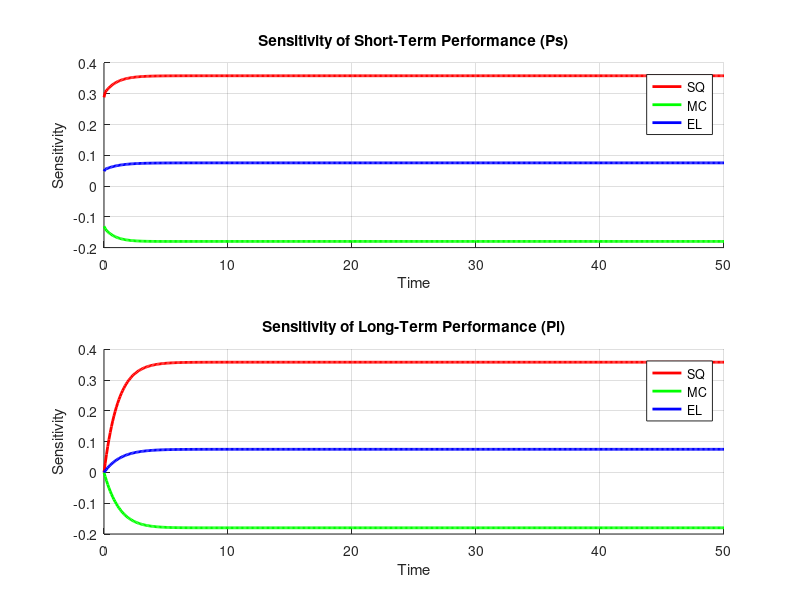

MATLAB code to generate this figure:
function SensitivityTesting
    % Time vector
    T = 50;       % duration
    dt = 0.1;     % change rate
    numSteps = T / dt; % time steps
    time = linspace(0, T, numSteps); % vectorization of time space

    % Initialize arrays to store the variables over time
    HR = 0.5 * ones(1, numSteps); % Heart Rate
    SQ = 0.9 * ones(1, numSteps); % Sleep Quality
    MC = 0.5 * ones(1, numSteps); % Mission Complexity
    ES = 1 * ones(1, numSteps); % Environmental Stressor
    EL_base = 0.9 * ones(1, numSteps); % Experienced Level

    % Initialize arrays for the other variables
    CL = zeros(1, numSteps);
    SLs = zeros(1, numSteps);
    PF = zeros(1, numSteps);
    RT = zeros(1, numSteps);
    SA = zeros(1, numSteps);
    Ps = zeros(1, numSteps);
    SLl = zeros(1, numSteps);
    Pl = zeros(1, numSteps);
    EL = zeros(1, numSteps);

    % Initial values for long-term variables
    SLl(1) = 0.0;
    Pl(1) = 0.0;

    % Define parameters
    alpha_CL = 0.3;
    w_CL1 = 0.3;
    w_CL2 = 0.3;
    w_CL3 = 0.4;
    beta_CL = 0.3;

    w_SLs1 = 0.3;
    w_SLs2 = 0.3;
    w_SLs3 = 0.4;
    lamda_SLs = 0.3;
    alpha_SLs = 0.4;

    alpha_PF = 0.5;
    w_PF1 = 0.5;
    w_PF2 = 0.5;

    gamma_RT = 0.5;
    w_RT1 = 0.5;
    w_RT2 = 0.5;
    w_RT3 = 0.5;
    w_RT4 = 0.5;

    beta_SA = 0.5;
    w_SA1 = 0.3;
    w_SA2 = 0.3;
    w_SA3 = 0.3;

    delta_EL = 0.5;

    eta_Ps = 0.5;
    w_Ps1 = 0.5;
    w_Ps2 = 0.5;
    w_Ps3 = 0.5;
    w_Ps4 = 0.5;

    % Run the original simulation
    [CL, SLs, PF, RT, SA, Ps, SLl, Pl, EL] = simulate_model(SQ, MC, EL_base, numSteps, dt, HR, ES, ...
        alpha_CL, w_CL1, w_CL2, w_CL3, beta_CL, ...
        w_SLs1, w_SLs2, w_SLs3, lamda_SLs, alpha_SLs, ...
        alpha_PF, w_PF1, w_PF2, ...
        gamma_RT, w_RT1, w_RT2, w_RT3, w_RT4, ...
        beta_SA, w_SA1, w_SA2, w_SA3, ...
        delta_EL, eta_Ps, w_Ps1, w_Ps2, w_Ps3, w_Ps4);

    % Store the original performance values
    Ps_orig = Ps;
    Pl_orig = Pl;

    % Perturb the parameters and observe the changes
    perturbation = 0.1;

    % Perturb Sleep Quality
    [~, ~, ~, ~, ~, Ps_perturbed_SQ, ~, Pl_perturbed_SQ, ~] = simulate_model(SQ + perturbation, MC, EL_base, numSteps, dt, HR, ES, ...
        alpha_CL, w_CL1, w_CL2, w_CL3, beta_CL, ...
        w_SLs1, w_SLs2, w_SLs3, lamda_SLs, alpha_SLs, ...
        alpha_PF, w_PF1, w_PF2, ...
        gamma_RT, w_RT1, w_RT2, w_RT3, w_RT4, ...
        beta_SA, w_SA1, w_SA2, w_SA3, ...
        delta_EL, eta_Ps, w_Ps1, w_Ps2, w_Ps3, w_Ps4);

    % Perturb Mission Complexity
    [~, ~, ~, ~, ~, Ps_perturbed_MC, ~, Pl_perturbed_MC, ~] = simulate_model(SQ, MC + perturbation, EL_base, numSteps, dt, HR, ES, ...
        alpha_CL, w_CL1, w_CL2, w_CL3, beta_CL, ...
        w_SLs1, w_SLs2, w_SLs3, lamda_SLs, alpha_SLs, ...
        alpha_PF, w_PF1, w_PF2, ...
        gamma_RT, w_RT1, w_RT2, w_RT3, w_RT4, ...
        beta_SA, w_SA1, w_SA2, w_SA3, ...
        delta_EL, eta_Ps, w_Ps1, w_Ps2, w_Ps3, w_Ps4);

    % Perturb Experienced Level
    [~, ~, ~, ~, ~, Ps_perturbed_EL, ~, Pl_perturbed_EL, ~] = simulate_model(SQ, MC, EL_base + perturbation, numSteps, dt, HR, ES, ...
        alpha_CL, w_CL1, w_CL2, w_CL3, beta_CL, ...
        w_SLs1, w_SLs2, w_SLs3, lamda_SLs, alpha_SLs, ...
        alpha_PF, w_PF1, w_PF2, ...
        gamma_RT, w_RT1, w_RT2, w_RT3, w_RT4, ...
        beta_SA, w_SA1, w_SA2, w_SA3, ...
        delta_EL, eta_Ps, w_Ps1, w_Ps2, w_Ps3, w_Ps4);

    % Compute sensitivities
    sensitivity_Ps_SQ = (Ps_perturbed_SQ - Ps_orig) / perturbation;
    sensitivity_Ps_MC = (Ps_perturbed_MC - Ps_orig) / perturbation;
    sensitivity_Ps_EL = (Ps_perturbed_EL - Ps_orig) / perturbation;

    sensitivity_Pl_SQ = (Pl_perturbed_SQ - Pl_orig) / perturbation;
    sensitivity_Pl_MC = (Pl_perturbed_MC - Pl_orig) / perturbation;
    sensitivity_Pl_EL = (Pl_perturbed_EL - Pl_orig) / perturbation;

    % Plotting
    figure;
    subplot(2, 1, 1);
    hold on;
    plot(time, sensitivity_Ps_SQ, 'r', 'LineWidth', 2);
    plot(time, sensitivity_Ps_MC, 'g', 'LineWidth', 2);
    plot(time, sensitivity_Ps_EL, 'b', 'LineWidth', 2);
    title('Sensitivity of Short-Term Performance (Ps)');
    xlabel('Time');
    ylabel('Sensitivity');
    legend('SQ', 'MC', 'EL');
    grid on;

    subplot(2, 1, 2);
    hold on;
    plot(time, sensitivity_Pl_SQ, 'r', 'LineWidth', 2);
    plot(time, sensitivity_Pl_MC, 'g', 'LineWidth', 2);
    plot(time, sensitivity_Pl_EL, 'b', 'LineWidth', 2);
    title('Sensitivity of Long-Term Performance (Pl)');
    xlabel('Time');
    ylabel('Sensitivity');
    legend('SQ', 'MC', 'EL');
    grid on;
end

function [CL, SLs, PF, RT, SA, Ps, SLl, Pl, EL] = simulate_model(SQ, MC, EL_base, numSteps, dt, HR, ES, ...
    alpha_CL, w_CL1, w_CL2, w_CL3, beta_CL, ...
    w_SLs1, w_SLs2, w_SLs3, lamda_SLs, alpha_SLs, ...
    alpha_PF, w_PF1, w_PF2, ...
    gamma_RT, w_RT1, w_RT2, w_RT3, w_RT4, ...
    beta_SA, w_SA1, w_SA2, w_SA3, ...
    delta_EL, eta_Ps, w_Ps1, w_Ps2, w_Ps3, w_Ps4)
    % Initialize arrays for the variables
    CL = zeros(1, numSteps);
    SLs = zeros(1, numSteps);
    PF = zeros(1, numSteps);
    RT = zeros(1, numSteps);
    SA = zeros(1, numSteps);
    Ps = zeros(1, numSteps);
    SLl = zeros(1, numSteps);
    Pl = zeros(1, numSteps);
    EL = zeros(1, numSteps);

    % Initial values
    SLl(1) = 0.0;
    Pl(1) = 0.0;
    EL(1) = delta_EL * EL_base(1) + (1 - delta_EL) * Pl(1);

    % Compute initial values
    CL(1) = (1 - alpha_CL * EL(1)) * ((w_CL1 * MC(1) + w_CL2 * ES(1) + w_CL3 * HR(1)) - beta_CL * SQ(1));
    SLs(1) = ((w_SLs1 * HR(1) + w_SLs2 * ES(1) + w_SLs3 * MC(1)) - lamda_SLs * SQ(1)) * (1 - alpha_SLs * EL(1));
    PF(1) = alpha_PF * (w_PF1 * HR(1) + w_PF2 * (1 - SQ(1))) + (1 - alpha_PF) * SLl(1);
    RT(1) = gamma_RT * (w_RT1 * SQ(1) + w_RT2 * SA(1)) + (1 - gamma_RT) * (1 - (w_RT3 * CL(1) + w_RT4 * PF(1)));
    SA(1) = beta_SA * (w_SA1 * SQ(1) + w_SA2 * EL(1) + w_SA3 * Pl(1)) + (1 - beta_SA) * (1 - CL(1));
    Ps(1) = eta_Ps * (w_Ps1 * SA(1) + w_Ps2 * RT(1)) + (1 - eta_Ps) * (1 - (w_Ps3 * SLs(1) + w_Ps4 * PF(1)));

    % Run the simulation for each time step
    for t = 2:numSteps
        % Compute Cognitive Load (CL)
        CL(t) = (1 - alpha_CL * EL(t-1)) * ((w_CL1 * MC(t) + w_CL2 * ES(t) + w_CL3 * HR(t)) - beta_CL * SQ(t));

        % Compute Short-Term Stress Level (SLs)
        SLs(t) = ((w_SLs1 * HR(t) + w_SLs2 * ES(t) + w_SLs3 * MC(t)) - lamda_SLs * SQ(t)) * (1 - alpha_SLs * EL(t-1));

        % Compute Physical Fatigue (PF)
        PF(t) = alpha_PF * (w_PF1 * HR(t) + w_PF2 * (1 - SQ(t))) + (1 - alpha_PF) * SLl(t-1);

        % Compute Reaction Time (RT)
        RT(t) = gamma_RT * (w_RT1 * SQ(t) + w_RT2 * SA(t-1)) + (1 - gamma_RT) * (1 - (w_RT3 * CL(t) + w_RT4 * PF(t)));

        % Compute Situational Awareness (SA)
        SA(t) = beta_SA * (w_SA1 * SQ(t) + w_SA2 * EL(t-1) + w_SA3 * Pl(t-1)) + (1 - beta_SA) * (1 - CL(t));

        % Compute Short-Term Performance (Ps)
        Ps(t) = eta_Ps * (w_Ps1 * SA(t) + w_Ps2 * RT(t)) + (1 - eta_Ps) * (1 - (w_Ps3 * SLs(t) + w_Ps4 * PF(t)));

        % Update Long-Term Stress Level (SLl)
        SLl(t) = SLl(t-1) + (SLs(t) - SLl(t-1)) * dt;
        SLl(t) = max(0, min(1, SLl(t))); % Ensure SLl stays within [0, 1]

        % Update Long-Term Performance (Pl)
        Pl(t) = Pl(t-1) + (Ps(t) - Pl(t-1)) * dt;
        Pl(t) = max(0, min(1, Pl(t))); % Ensure Pl stays within [0, 1]

        % Update Experienced Level (EL) for the next step
        EL(t) = delta_EL * EL_base(t) + (1 - delta_EL) * Pl(t-1);
    end
end

